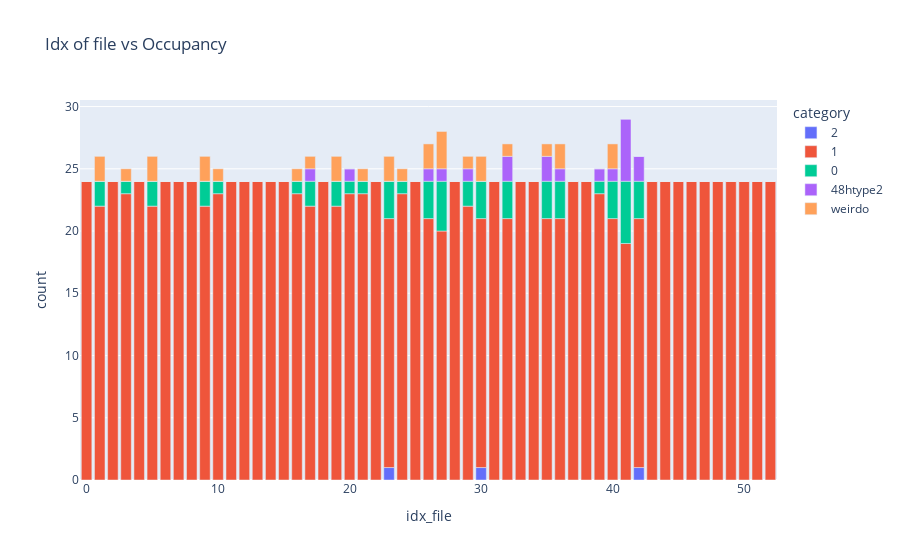

The cell this chart's notebook holds for it:
### Code cell
tuple_metainfo = ReadStructure.Metainfo.get_tuple_metainfo(coor_ref_structure_48n24_expanded, litype, el = "Li")
coor_48htype1_metainfo = ReadStructure.Metainfo.get_coor_48htype1_metainfo(coor_ref_structure_48n24_expanded, el = 'Li')

file_loc_important_cols_sorted = file_loc_important_cols.sort_values("toten [eV]", ascending=True).reset_index()

idx_coor_cage_order = {0: np.array([0.97111, 0.25   , 0.25   ]), 3: np.array([0.02889, 0.75   , 0.25   ]),
                       1: np.array([0.02889, 0.25   , 0.75   ]), 2: np.array([0.97111, 0.75   , 0.75   ])}

coor_24g_array = np.array([item['coor'] for sublist in tuple_metainfo.values() for item in sublist if item['type'] == '24g'])
centroids, labels = Operation.KMeans.kmeans_cluster_atoms(coor_24g_array, amount_clusters = 4)
Operation.KMeans.create_POSCAR_atoms_centroids_appended(coor_24g_array, centroids, direc_restructure_destination, lattice_constant, filename = "POSCAR_24g_centroids4")

idx_cage_coor_24g = ReadStructure.Metainfo.get_idx_cage_coor_24g(coor_24g_array, labels, idx_coor_cage_order, amount_clusters = 4)
tuple_cage_metainfo = ReadStructure.Metainfo.get_tuple_cage_metainfo(tuple_metainfo, idx_cage_coor_24g)


category_labels_occupancy = {
    '2': '2',
    '1': '1',
    '0': '0',
    '48htype1': '48htype2',
    'weirdo': 'weirdo'
    # ... add more as needed
}

Movement.Occupancy.get_occupancy(file_loc_important_cols_sorted, coor_ref_structure_48n24_expanded, tuple_cage_metainfo, el = "Li")
df_occupancy = Plot.Movement.Occupancy.plot_occupancy(file_loc_important_cols_sorted, category_labels_occupancy)

### Figure 1 — Plotly figure (JSON) as saved in the notebook; plotly's stock layout.template omitted (floating-point values rounded to 4 significant figures)
{"data": [{"alignmentgroup": "True", "hovertemplate": "category=2<br>idx_file=%{x}<br>count=%{y}<extra></extra>", "legendgroup": "2", "marker": {"color": "#636efa", "pattern": {"shape": ""}}, "name": "2", "offsetgroup": "2", "orientation": "v", "showlegend": true, "textposition": "auto", "type": "bar", "x": [0, 1, 2, 3, 4, 5, 6, 7, 8, 9, 10, 11, 12, 13, 14, 15, 16, 17, 18, 19, 20, 21, 22, 23, 24, 25, 26, 27, 28, 29, 30, 31, 32, 33, 34, 35, 36, 37, 38, 39, 40, 41, 42, 43, 44, 45, 46, 47, 48, 49, 50, 51, 52], "xaxis": "x", "y": [0, 0, 0, 0, 0, 0, 0, 0, 0, 0, 0, 0, 0, 0, 0, 0, 0, 0, 0, 0, 0, 0, 0, 1, 0, 0, 0, 0, 0, 0, 1, 0, 0, 0, 0, 0, 0, 0, 0, 0, 0, 0, 1, 0, 0, 0, 0, 0, 0, 0, 0, 0, 0], "yaxis": "y"}, {"alignmentgroup": "True", "hovertemplate": "category=1<br>idx_file=%{x}<br>count=%{y}<extra></extra>", "legendgroup": "1", "marker": {"color": "#EF553B", "pattern": {"shape": ""}}, "name": "1", "offsetgroup": "1", "orientation": "v", "showlegend": true, "textposition": "auto", "type": "bar", "x": [0, 1, 2, 3, 4, 5, 6, 7, 8, 9, 10, 11, 12, 13, 14, 15, 16, 17, 18, 19, 20, 21, 22, 23, 24, 25, 26, 27, 28, 29, 30, 31, 32, 33, 34, 35, 36, 37, 38, 39, 40, 41, 42, 43, 44, 45, 46, 47, 48, 49, 50, 51, 52], "xaxis": "x", "y": [24, 22, 24, 23, 24, 22, 24, 24, 24, 22, 23, 24, 24, 24, 24, 24, 23, 22, 24, 22, 23, 23, 24, 20, 23, 24, 21, 20, 24, 22, 20, 24, 21, 24, 24, 21, 21, 24, 24, 23, 21, 19, 20, 24, 24, 24, 24, 24, 24, 24, 24, 24, 24], "yaxis": "y"}, {"alignmentgroup": "True", "hovertemplate": "category=0<br>idx_file=%{x}<br>count=%{y}<extra></extra>", "legendgroup": "0", "marker": {"color": "#00cc96", "pattern": {"shape": ""}}, "name": "0", "offsetgroup": "0", "orientation": "v", "showlegend": true, "textposition": "auto", "type": "bar", "x": [0, 1, 2, 3, 4, 5, 6, 7, 8, 9, 10, 11, 12, 13, 14, 15, 16, 17, 18, 19, 20, 21, 22, 23, 24, 25, 26, 27, 28, 29, 30, 31, 32, 33, 34, 35, 36, 37, 38, 39, 40, 41, 42, 43, 44, 45, 46, 47, 48, 49, 50, 51, 52], "xaxis": "x", "y": [0, 2, 0, 1, 0, 2, 0, 0, 0, 2, 1, 0, 0, 0, 0, 0, 1, 2, 0, 2, 1, 1, 0, 3, 1, 0, 3, 4, 0, 2, 3, 0, 3, 0, 0, 3, 3, 0, 0, 1, 3, 5, 3, 0, 0, 0, 0, 0, 0, 0, 0, 0, 0], "yaxis": "y"}, {"alignmentgroup": "True", "hovertemplate": "category=48htype2<br>idx_file=%{x}<br>count=%{y}<extra></extra>", "legendgroup": "48htype2", "marker": {"color": "#ab63fa", "pattern": {"shape": ""}}, "name": "48htype2", "offsetgroup": "48htype2", "orientation": "v", "showlegend": true, "textposition": "auto", "type": "bar", "x": [0, 1, 2, 3, 4, 5, 6, 7, 8, 9, 10, 11, 12, 13, 14, 15, 16, 17, 18, 19, 20, 21, 22, 23, 24, 25, 26, 27, 28, 29, 30, 31, 32, 33, 34, 35, 36, 37, 38, 39, 40, 41, 42, 43, 44, 45, 46, 47, 48, 49, 50, 51, 52], "xaxis": "x", "y": [0, 0, 0, 0, 0, 0, 0, 0, 0, 0, 0, 0, 0, 0, 0, 0, 0, 1, 0, 0, 1, 0, 0, 0, 0, 0, 1, 1, 0, 1, 0, 0, 2, 0, 0, 2, 1, 0, 0, 1, 1, 5, 2, 0, 0, 0, 0, 0, 0, 0, 0, 0, 0], "yaxis": "y"}, {"alignmentgroup": "True", "hovertemplate": "category=weirdo<br>idx_file=%{x}<br>count=%{y}<extra></extra>", "legendgroup": "weirdo", "marker": {"color": "#FFA15A", "pattern": {"shape": ""}}, "name": "weirdo", "offsetgroup": "weirdo", "orientation": "v", "showlegend": true, "textposition": "auto", "type": "bar", "x": [0, 1, 2, 3, 4, 5, 6, 7, 8, 9, 10, 11, 12, 13, 14, 15, 16, 17, 18, 19, 20, 21, 22, 23, 24, 25, 26, 27, 28, 29, 30, 31, 32, 33, 34, 35, 36, 37, 38, 39, 40, 41, 42, 43, 44, 45, 46, 47, 48, 49, 50, 51, 52], "xaxis": "x", "y": [0, 2, 0, 1, 0, 2, 0, 0, 0, 2, 1, 0, 0, 0, 0, 0, 1, 1, 0, 2, 0, 1, 0, 2, 1, 0, 2, 3, 0, 1, 2, 0, 1, 0, 0, 1, 2, 0, 0, 0, 2, 0, 0, 0, 0, 0, 0, 0, 0, 0, 0, 0, 0], "yaxis": "y"}], "layout": {"barmode": "relative", "legend": {"title": {"text": "category"}, "tracegroupgap": 0}, "title": {"text": "Idx of file vs Occupancy"}, "xaxis": {"anchor": "y", "domain": [0, 1], "title": {"text": "idx_file"}}, "yaxis": {"anchor": "x", "domain": [0, 1], "title": {"text": "count"}}}}
